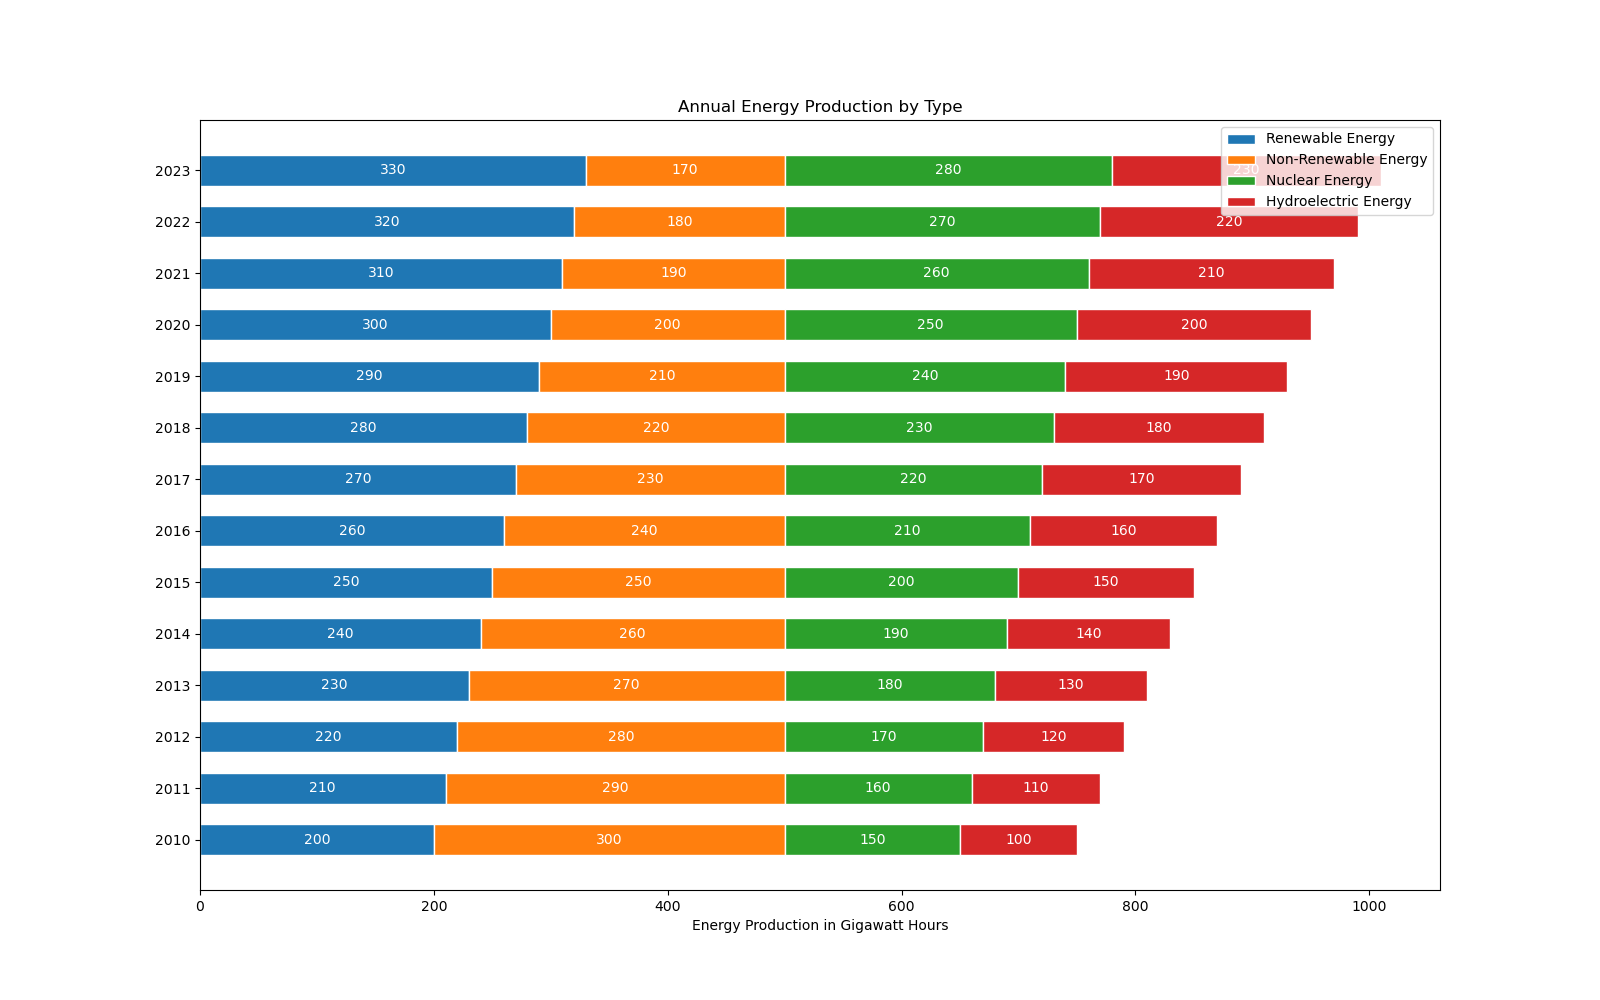

Source code (Python):

import matplotlib.pyplot as plt

# Data
years = ['2010', '2011', '2012', '2013', '2014', '2015', 
         '2016', '2017', '2018', '2019', '2020', '2021', '2022', '2023']
renewable_energy = [200, 210, 220, 230, 240, 250, 260, 270, 280, 290, 300, 310, 320, 330]
non_renewable_energy = [300, 290, 280, 270, 260, 250, 240, 230, 220, 210, 200, 190, 180, 170]
nuclear_energy = [150, 160, 170, 180, 190, 200, 210, 220, 230, 240, 250, 260, 270, 280]
hydroelectric_energy = [100, 110, 120, 130, 140, 150, 160, 170, 180, 190, 200, 210, 220, 230]

# Stacked Bar Chart
plt.figure(figsize=(16, 10))
bar_height = 0.6

plt.barh(years, renewable_energy, color='#1f77b4', edgecolor='white', height=bar_height, label='Renewable Energy')
plt.barh(years, non_renewable_energy, left=renewable_energy, color='#ff7f0e', edgecolor='white', height=bar_height, label='Non-Renewable Energy')
plt.barh(years, nuclear_energy, left=[i+j for i,j in zip(renewable_energy, non_renewable_energy)], color='#2ca02c', edgecolor='white', height=bar_height, label='Nuclear Energy')
plt.barh(years, hydroelectric_energy, left=[i+j+k for i,j,k in zip(renewable_energy, non_renewable_energy, nuclear_energy)], color='#d62728', edgecolor='white', height=bar_height, label='Hydroelectric Energy')

for i, (renew, non_renew, nucl, hydro) in enumerate(zip(renewable_energy, non_renewable_energy, nuclear_energy, hydroelectric_energy)):
    plt.text(renew / 2, i, str(renew), ha='center', va='center', color='white')
    plt.text(renew + non_renew / 2, i, str(non_renew), ha='center', va='center', color='white')
    plt.text(renew + non_renew + nucl / 2, i, str(nucl), ha='center', va='center', color='white')
    plt.text(renew + non_renew + nucl + hydro / 2, i, str(hydro), ha='center', va='center', color='white')

plt.xlabel('Energy Production in Gigawatt Hours')
plt.title('Annual Energy Production by Type')
plt.yticks(years)
plt.legend(loc='upper right')

plt.show()
